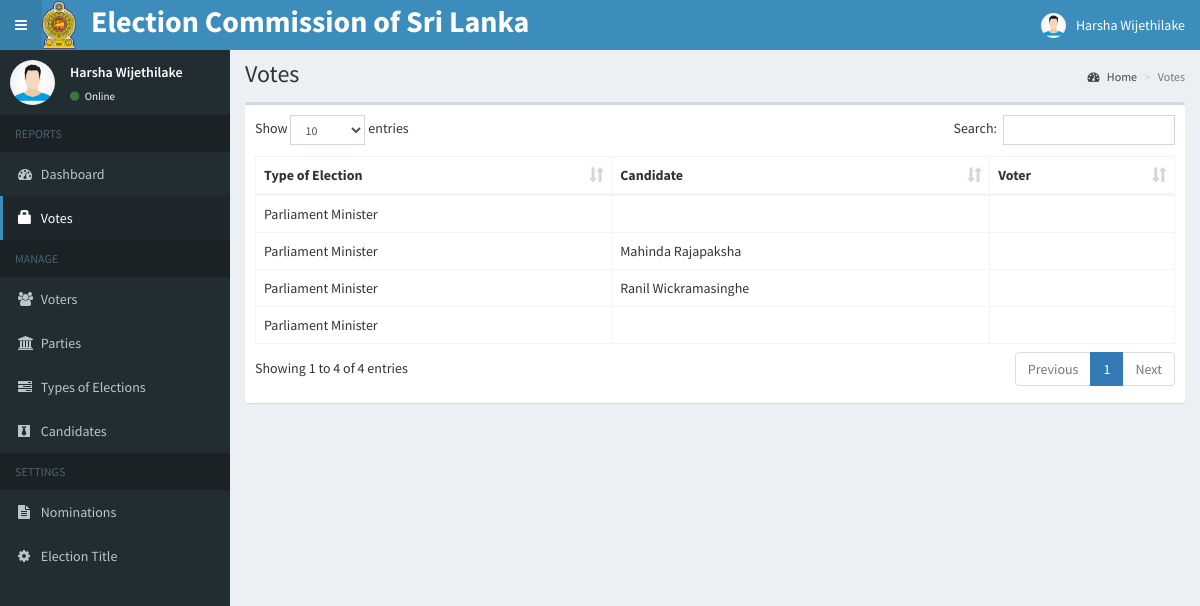
Screenshot of /admin/votes.php (signed in) with the database file from the repository.
### tables this page shows
CREATE TABLE `votes` (
  `id` int(11) NOT NULL,
  `voters_id` int(11) NOT NULL,
  `candidate_id` int(11) NOT NULL,
  `position_id` int(11) NOT NULL
);

CREATE TABLE `positions` (
  `id` int(11) NOT NULL,
  `description` varchar(50) NOT NULL,
  `max_vote` int(11) NOT NULL,
  `priority` int(11) NOT NULL
);

CREATE TABLE `candidates` (
  `id` int(11) NOT NULL,
  `position_id` int(11) NOT NULL,
  `firstname` varchar(30) NOT NULL,
  `lastname` varchar(30) NOT NULL,
  `photo` varchar(150) NOT NULL,
  `platform` text NOT NULL,
  `party_id` varchar(255) DEFAULT NULL,
  `nic` varchar(12) DEFAULT NULL,
  `address` varchar(255) DEFAULT NULL,
  `division` varchar(255) DEFAULT NULL
);

### admin/includes/session.php (called while the page is built, shortened)
<?php
	include 'includes/conn.php';
	$sql = "SELECT * FROM admin WHERE id = '".$_SESSION['admin']."'";
	$query = $conn->query($sql);
	$user = $query->fetch_assoc();
?>

### admin/votes.php (the view, shortened to what this page needs)
<?php include 'includes/session.php'; ?>
<?php include 'includes/header.php'; ?>
<body class="hold-transition skin-blue sidebar-mini">
<div class="wrapper">
  <?php include 'includes/navbar.php'; ?>
  <?php include 'includes/menubar.php'; ?>
  <div class="content-wrapper">
    <section class="content-header">
      <h1>
        Votes
      </h1>
      <ol class="breadcrumb">
        <li><a href="#"><i class="fa fa-dashboard"></i> Home</a></li>
        <li class="active">Votes</li>
      </ol>
    </section>
    <section class="content">
      <div class="row">
        <div class="col-xs-12">
          <div class="box">
            <div class="box-body">
              <table id="example1" class="table table-bordered">
                <thead>
                  <th>Type of Election</th>
                  <th>Candidate</th>
                  <th>Voter</th>
                </thead>
                <tbody>
                  <?php
                    $sql = "SELECT *, candidates.firstname AS canfirst, candidates.lastname AS canlast, voters.firstname AS votfirst, voters.lastname AS votlast FROM votes LEFT JOIN positions ON positions.id=votes.position_id LEFT JOIN candidates ON candidates.id=votes.candidate_id LEFT JOIN voters ON voters.id=votes.voters_id ORDER BY positions.priority ASC";
                    $query = $conn->query($sql);
                    while($row = $query->fetch_assoc()){
                      echo "
                        <tr>
                          <td class='hidden'></td>
                          <td>".$row['description']."</td>
                          <td>".$row['canfirst'].' '.$row['canlast']."</td>
                          <td>".$row['votfirst'].' '.$row['votlast']."</td>
                        </tr>
                      ";
                    }
                  ?>
                </tbody>
              </table>
            </div>
          </div>
        </div>
      </div>
    </section>
  </div>
</div>
</body>
</html>

### admin/includes/navbar.php (shortened to what this page needs)
<header class="main-header">
  <nav class="navbar navbar-static-top">
    <a href="#" class="sidebar-toggle" data-toggle="push-menu" role="button">
    </a>
    <img src="images/gov_logo.png" class="main_logo"/>
    <a href="#" class="main-heade">
    <span class="logo-lg"><span style="color: white; font-size: 30px;"><b>Election Commission of Sri Lanka</b></span>
    </a>
    <div class="navbar-custom-menu">
      <ul class="nav navbar-nav">
        <li class="dropdown user user-menu">
          <a href="#" class="dropdown-toggle" data-toggle="dropdown">
            <img src="<?php echo (!empty($user['photo'])) ? '../images/'.$user['photo'] : '../images/profile.jpg'; ?>" class="user-image" alt="User Image">
            <span class="hidden-xs"><?php echo $user['firstname'].' '.$user['lastname']; ?></span>
          </a>
        </li>
      </ul>
    </div>
  </nav>
</header>

### admin/includes/menubar.php (shortened to what this page needs)
<aside class="main-sidebar">
  <section class="sidebar">
    <div class="user-panel">
      <div class="pull-left image">
        <img src="<?php echo (!empty($user['photo'])) ? '../images/'.$user['photo'] : '../images/profile.jpg'; ?>" class="img-circle" alt="User Image">
      </div>
      <div class="pull-left info">
        <p><?php echo $user['firstname'].' '.$user['lastname']; ?></p>
        <a><i class="fa fa-circle text-success"></i> Online</a>
      </div>
    </div>
    <ul class="sidebar-menu" data-widget="tree">
      <li class="header">REPORTS</li>
      <li class=""><a href="home.php"><i class="fa fa-dashboard"></i> <span>Dashboard</span></a></li>
      <li class=""><a href="votes.php"><span class="glyphicon glyphicon-lock"></span> <span>Votes</span></a></li>
      <li class="header">MANAGE</li>
      <li class=""><a href="voters.php"><i class="fa fa-users"></i> <span>Voters</span></a></li>
      <li class=""><a href="parties.php"><i class="fa fa-institution"></i> <span>Parties</span></a></li>
      <li class=""><a href="positions.php"><i class="fa fa-tasks"></i> <span>Types of Elections</span></a></li>
      <li class=""><a href="candidates.php"><i class="fa fa-black-tie"></i> <span>Candidates</span></a></li>
      <li class="header">SETTINGS</li>
      <li class=""><a href="ballot.php"><i class="fa fa-file-text"></i> <span>Nominations</span></a></li>
      <li class=""><a href="#config" data-toggle="modal"><i class="fa fa-cog"></i> <span>Election Title</span></a></li>
    </ul>
  </section>
</aside>

### rows the page displays
votes: position.description "Parliament Minister"
votes: position.description "Parliament Minister", candidate.firstname "Mahinda", candidate.lastname "Rajapaksha"
votes: position.description "Parliament Minister", candidate.firstname "Ranil", candidate.lastname "Wickramasinghe"
votes: position.description "Parliament Minister"

### other values shown
$user['firstname'] "Harsha"
$user['lastname'] "Wijethilake"
